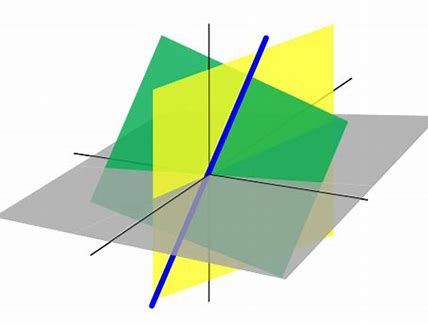
%> input picture feature_detection/1.jpg, 428 x 324 px
$ octave full_code_on_fft_image.m   (GNU Octave 9; MATLAB toolbox functions it lacks are replaced by stand-ins)
%> lines starting %> are read from the running program, lines starting %| are printed output that depends on the picture; in (x1, y1, x2, y2) boxes, pixels count from 0 and x2, y2 are one past the last pixel; in counts of white or black regions, pixels touching at a corner belong together; the program's own positions count from 1
% Read an image
img = imread("1.jpg");
%> img is the input picture: size 324x428x3 uint8; mean R, G, B 207.9, 225.3, 196.7

% Convert to grayscale if necessary
if size(img, 3) == 3
    img_gray = rgb2gray(img);
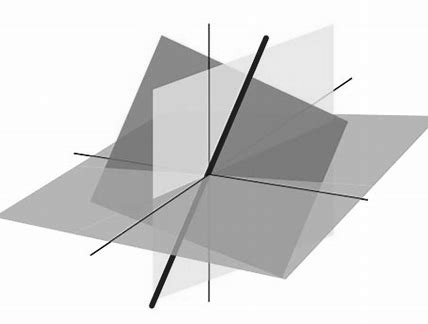
%> img_gray: size 324x428 uint8; min 0, max 255, mean 216.8
else
    img_gray = img;
end

% Compute the Fourier Transform
img_fft = fftshift(fft2(double(img_gray)));

% Display the magnitude spectrum
magnitude_spectrum = log(abs(img_fft) + 1); % Take the logarithm for visualization
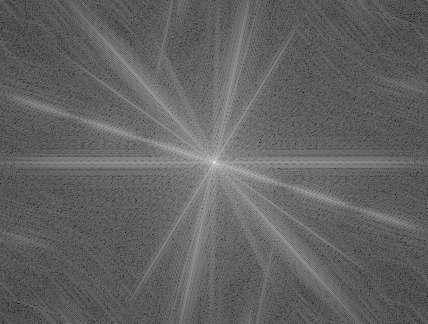
%> magnitude_spectrum: size 324x428 double; min 0.492, max 17.22, mean 6.98; drawn with min black and max white
figure;
subplot(3, 2, 1);
imshow(magnitude_spectrum, []);
title('Magnitude Spectrum');

% Apply a high-pass filter in the frequency domain to enhance edges
% Define a Gaussian high-pass filter
[M, N] = size(img_gray);
%> M = 324; N = 428
sigma = 10; % You can adjust this parameter for the desired amount of smoothing
[X, Y] = meshgrid(1:N, 1:M);
centerX = ceil(N/2);
%> centerX = 214
centerY = ceil(M/2);
%> centerY = 162
gaussian_highpass = 1 - exp(-((X-centerX).^2 + (Y-centerY).^2) / (2*sigma^2));

% Apply the high-pass filter in the frequency domain
img_fft_filtered = img_fft .* gaussian_highpass;

% Compute the inverse Fourier Transform
img_filtered = ifft2(ifftshift(img_fft_filtered));
img_filtered_abs = abs(img_filtered);
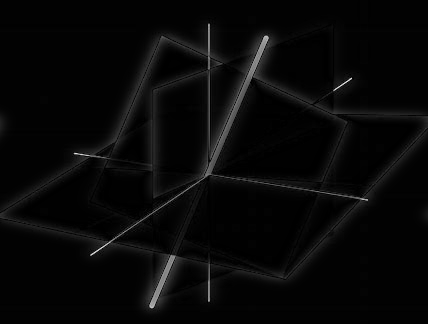
%> img_filtered_abs: size 324x428 double; min 0.0146, max 231.9, mean 8.3

% Display the filtered image
subplot(3, 2, 2);
imshow(abs(img_filtered), []);
title('Filtered Image');

% Edge Detection
edges = edge(abs(img_filtered), 'sobel');
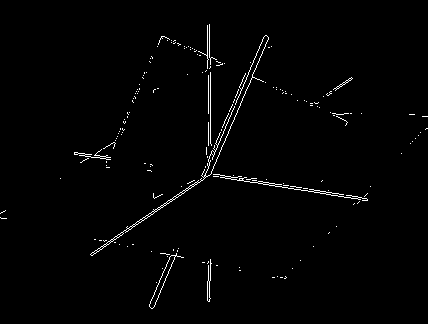
%> edges: size 324x428 logical; 1.4% white in thin lines or dots, all inside (x1, y1, x2, y2) = (0, 24, 428, 309)
subplot(3, 2, 3);
imshow(edges);
title('Edges');

% Corner Detection
corners = detectHarrisFeatures(abs(img_filtered));
%> corners = 89 points; strongest (x, y): (352, 79), (76, 154), (152, 308), (91, 256), (267, 37)
subplot(3, 2, 4);
imshow(img_gray);
hold on;
plot(corners.selectStrongest(50));
title('Corners');
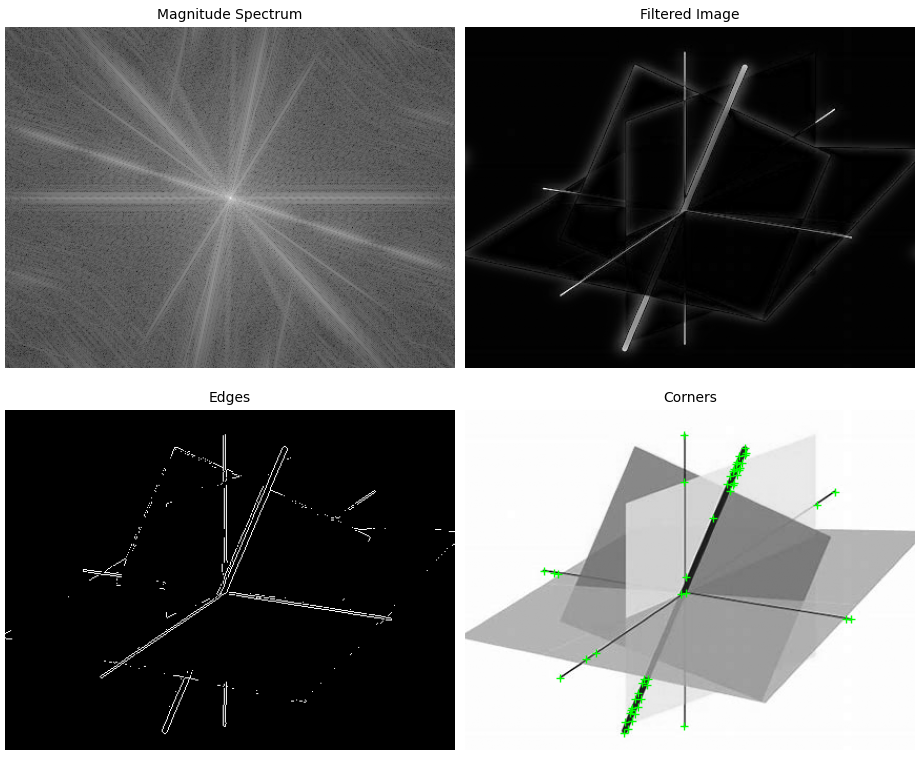
%> figure redrawn from the program's plot data, 4 panels

% Blob Detection
%> (the run ends here)
